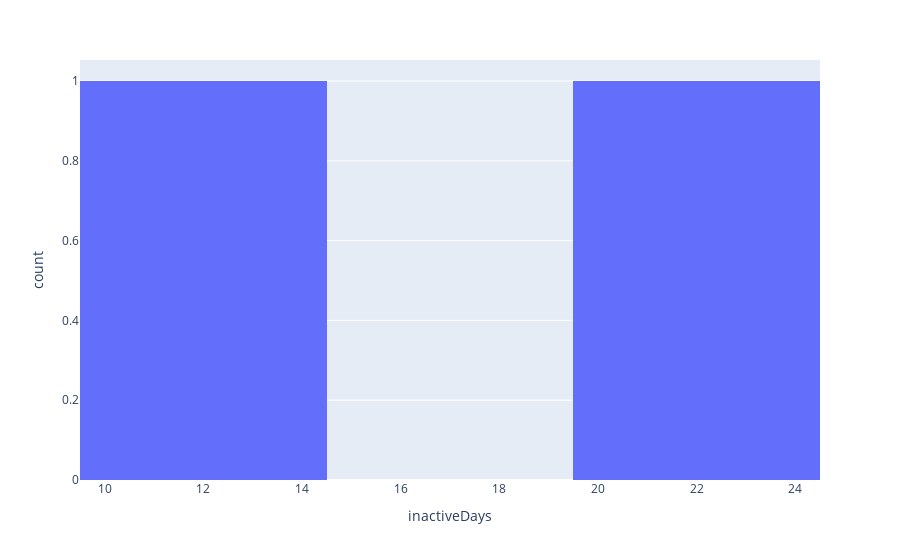

This figure's notebook cell:
### Code cell
submfig = px.histogram(submission_df, x='inactiveDays', nbins=3)
submfig.show()

### Figure 1 — Plotly figure (JSON) as saved in the notebook; plotly's stock layout.template omitted (floating-point values rounded to 4 significant figures)
{"data": [{"alignmentgroup": "True", "bingroup": "x", "hovertemplate": "inactiveDays=%{x}<br>count=%{y}<extra></extra>", "legendgroup": "", "marker": {"color": "#636efa", "pattern": {"shape": ""}}, "name": "", "nbinsx": 3, "offsetgroup": "", "orientation": "v", "showlegend": false, "type": "histogram", "x": [14, 24], "xaxis": "x", "yaxis": "y"}], "layout": {"barmode": "relative", "legend": {"tracegroupgap": 0}, "margin": {"t": 60}, "xaxis": {"anchor": "y", "domain": [0, 1], "title": {"text": "inactiveDays"}}, "yaxis": {"anchor": "x", "domain": [0, 1], "title": {"text": "count"}}}}
